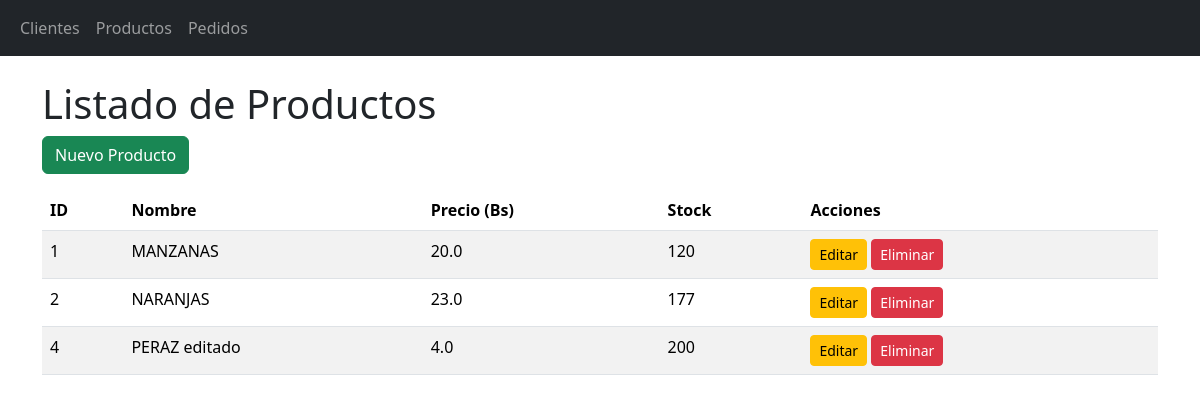
/productos/, run on the app's committed database.
### blueprintapp/productos/models.py (models this page shows, shortened)
class Producto(db.Model):
    __tablename__ = "productos"
    id = db.Column(db.Integer, primary_key=True)
    nombre = db.Column(db.String(100), nullable=False)
    precio = db.Column(db.Float, nullable=False)
    stock = db.Column(db.Integer, nullable=False, default=0)
    pedidos = db.relationship('Pedido', back_populates='producto', cascade='all, delete-orphan')

### blueprintapp/productos/routes.py (the view)
@bp_productos.route("/")
def index():
    productos = Producto.query.all()
    return render_template('productos/index.html', productos=productos)

### blueprintapp/productos/templates/productos/index.html (shortened to what this page needs)
{% extends "base.html" %}
{% block content %}
<h1>Listado de Productos</h1>
<a href="{{ url_for('bp_productos.create') }}" class="btn btn-success mb-3">Nuevo Producto</a>
<table class="table table-striped">
    <thead>
        <tr>
            <th>ID</th>
            <th>Nombre</th>
            <th>Precio (Bs)</th>
            <th>Stock</th>
            <th>Acciones</th>
        </tr>
    </thead>
    <tbody>
        {% for item in productos %}
        <tr>
            <td>{{ item.id }}</td>
            <td>{{ item.nombre }}</td>
            <td>{{ item.precio }}</td>
            <td>{{ item.stock }}</td>
            <td>
                <a href="{{ url_for('bp_productos.edit', id=item.id) }}" class="btn btn-warning btn-sm">Editar</a>
                <a href="{{ url_for('bp_productos.delete', id=item.id) }}" class="btn btn-danger btn-sm" onclick="return confirm('¿Eliminar?')">Eliminar</a>
            </td>
        </tr>
        {% else %}
        <tr>
            <td colspan="5">No hay productos registrados</td>
        </tr>
        {% endfor %}
    </tbody>
</table>
{% endblock %}

### data on the page
Producto: id "1", nombre "MANZANAS", precio "20.0", stock "120"
Producto: id "2", nombre "NARANJAS", precio "23.0", stock "177"
Producto: id "4", nombre "PERAZ editado", precio "4.0", stock "200"
